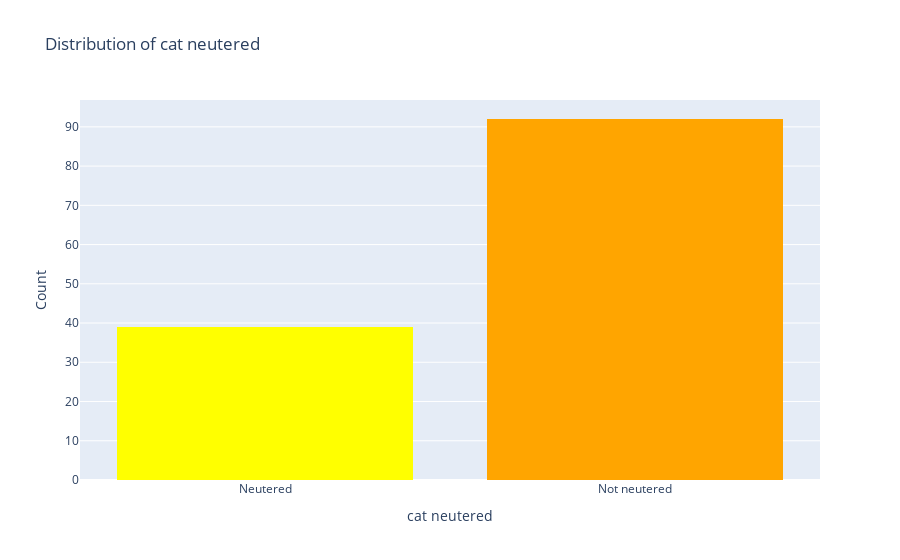

The notebook cell this image was saved under:
### Code cell
var = 'cat_neutered'
var_tit= var.replace('_',' ')
# Remove NA values
df1= df.dropna(subset=[var])
print('length of cleaned df ',len(df1))

fig = px.histogram(df1, x=var,
                title=f"Distribution of {var_tit}",
                color= var,
                color_discrete_sequence= col_scale,
                category_orders= { var : order_dict[var]}
                )
fig.update_yaxes(title = 'Count') # Y-axis title
fig.update_xaxes(title = var_tit) # X-axis title
fig. update_layout(showlegend=False) # Remove legend

fig.show()

pio.write_image(fig, f'test1hist_{var}.png', engine="kaleido")

### Figure 1 — Plotly figure (JSON) as saved in the notebook; plotly's stock layout.template omitted (floating-point values rounded to 4 significant figures)
{"data": [{"alignmentgroup": "True", "bingroup": "x", "hovertemplate": "cat_neutered=%{x}<br>count=%{y}<extra></extra>", "legendgroup": "Neutered", "marker": {"color": "yellow", "pattern": {"shape": ""}}, "name": "Neutered", "offsetgroup": "Neutered", "orientation": "v", "showlegend": true, "type": "histogram", "x": ["Neutered", "Neutered", "Neutered", "Neutered", "Neutered", "Neutered", "Neutered", "Neutered", "Neutered", "Neutered", "Neutered", "Neutered", "Neutered", "Neutered", "Neutered", "Neutered", "Neutered", "Neutered", "Neutered", "Neutered", "Neutered", "Neutered", "Neutered", "Neutered", "Neutered", "Neutered", "Neutered", "Neutered", "Neutered", "Neutered", "Neutered", "Neutered", "Neutered", "Neutered", "Neutered", "Neutered", "Neutered", "Neutered", "Neutered"], "xaxis": "x", "yaxis": "y"}, {"alignmentgroup": "True", "bingroup": "x", "hovertemplate": "cat_neutered=%{x}<br>count=%{y}<extra></extra>", "legendgroup": "Not neutered", "marker": {"color": "orange", "pattern": {"shape": ""}}, "name": "Not neutered", "offsetgroup": "Not neutered", "orientation": "v", "showlegend": true, "type": "histogram", "x": ["Not neutered", "Not neutered", "Not neutered", "Not neutered", "Not neutered", "Not neutered", "Not neutered", "Not neutered", "Not neutered", "Not neutered", "Not neutered", "Not neutered", "Not neutered", "Not neutered", "Not neutered", "Not neutered", "Not neutered", "Not neutered", "Not neutered", "Not neutered", "Not neutered", "Not neutered", "Not neutered", "Not neutered", "Not neutered", "Not neutered", "Not neutered", "Not neutered", "Not neutered", "Not neutered", "Not neutered", "Not neutered", "Not neutered", "Not neutered", "Not neutered", "Not neutered", "Not neutered", "Not neutered", "Not neutered", "Not neutered", "Not neutered", "Not neutered", "Not neutered", "Not neutered", "Not neutered", "Not neutered", "Not neutered", "Not neutered", "Not neutered", "Not neutered", "Not neutered", "Not neutered", "Not neutered", "Not neutered", "Not neutered", "Not neutered", "Not neutered", "Not neutered", "Not neutered", "Not neutered", "Not neutered", "Not neutered", "Not neutered", "Not neutered", "Not neutered", "Not neutered", "Not neutered", "Not neutered", "Not neutered", "Not neutered", "Not neutered", "Not neutered", "Not neutered", "Not neutered", "Not neutered", "Not neutered", "Not neutered", "Not neutered", "Not neutered", "Not neutered", "Not neutered", "Not neutered", "Not neutered", "Not neutered", "Not neutered", "Not neutered", "Not neutered", "Not neutered", "Not neutered", "Not neutered", "Not neutered", "Not neutered"], "xaxis": "x", "yaxis": "y"}], "layout": {"barmode": "relative", "legend": {"title": {"text": "cat_neutered"}, "tracegroupgap": 0}, "showlegend": false, "title": {"text": "Distribution of cat neutered"}, "xaxis": {"anchor": "y", "categoryarray": ["Neutered", "Not neutered"], "categoryorder": "array", "domain": [0, 1], "title": {"text": "cat neutered"}}, "yaxis": {"anchor": "x", "domain": [0, 1], "title": {"text": "Count"}}}}
